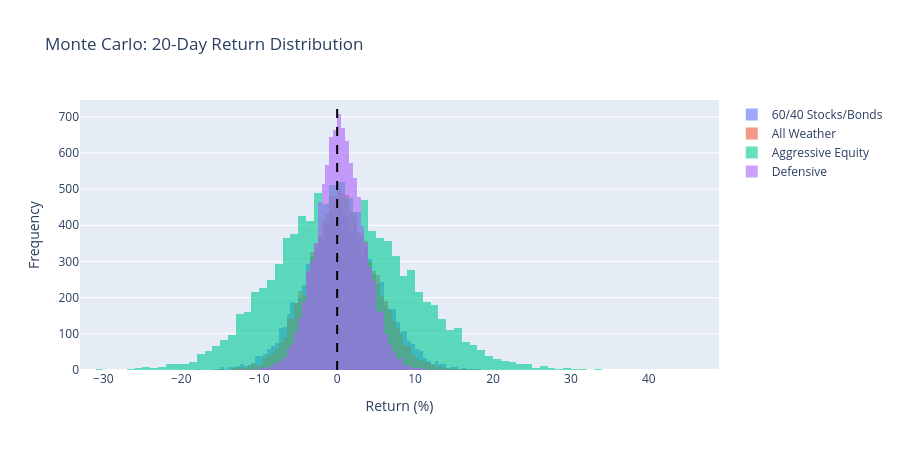

Notebook code for this chart:
### Markdown cell above
The Monte Carlo block is not a forecast of the next crisis. It is a distributional stress lens
that converts recent return behavior into tail ranges such as VaR and CVaR.

### Code cell
# Visualize return distributions
fig = go.Figure()

for port_name, result in mc_results.items():
    fig.add_trace(
        go.Histogram(x=result["distribution"] * 100, name=port_name, opacity=0.6, nbinsx=100)
    )

fig.add_vline(x=0, line_dash="dash", line_color="black")

fig.update_layout(
    title="Monte Carlo: 20-Day Return Distribution",
    xaxis_title="Return (%)",
    yaxis_title="Frequency",
    barmode="overlay",
    height=450,
)
fig.show()

### Figure 1 — Plotly figure (JSON) as saved in the notebook; plotly's stock layout.template omitted (floating-point values rounded to 4 significant figures; data arrays with more than 128 entries replaced by an {"elided": "..."} marker saying what was removed)
{"data": [{"name": "60/40 Stocks/Bonds", "nbinsx": 100, "opacity": 0.6, "type": "histogram", "x": {"elided": "10000 float values"}}, {"name": "All Weather", "nbinsx": 100, "opacity": 0.6, "type": "histogram", "x": {"elided": "10000 float values"}}, {"name": "Aggressive Equity", "nbinsx": 100, "opacity": 0.6, "type": "histogram", "x": {"elided": "10000 float values"}}, {"name": "Defensive", "nbinsx": 100, "opacity": 0.6, "type": "histogram", "x": {"elided": "10000 float values"}}], "layout": {"barmode": "overlay", "height": 450, "shapes": [{"line": {"color": "black", "dash": "dash"}, "type": "line", "x0": 0, "x1": 0, "xref": "x", "y0": 0, "y1": 1, "yref": "y domain"}], "title": {"text": "Monte Carlo: 20-Day Return Distribution"}, "xaxis": {"title": {"text": "Return (%)"}}, "yaxis": {"title": {"text": "Frequency"}}}}
